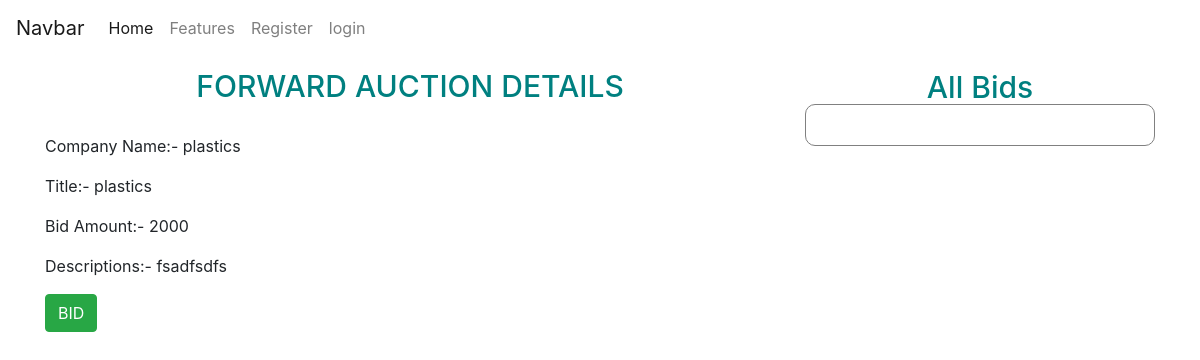
Page /details/689d638c09c24681af028229a08f76c4 on the committed database.
### bid/models.py (models this page shows)
class CreateBid(models.Model):
   id= models.UUIDField(primary_key=True, default=uuid.uuid4, editable=False)
   name=models.CharField(max_length=100)
   base_price= models.IntegerField()
   bid_date= models.DateField(auto_now_add=True)
   bid_desc= models.TextField()
   created_by=models.ForeignKey(User, on_delete=models.CASCADE)
   win_by= models.CharField(max_length=10, blank=True)
   bid_type= models.CharField(max_length=20, default="e_type")

### bid/views.py (the view)
# urls.py: path('details/<id>', bidViews.auctionDetail, name="auctionDetails"),
def auctionDetail(request, id):
   try:
      getAuctionDetails= CreateBid.objects.get(id=id)
      all_bids= CreatedUserBid.objects.filter(product_id=id)
      data={
         'product_details':getAuctionDetails,
         'all_bids':all_bids,
      }
      return render(request, 'AuctionDetails.html', {'data':data})
   except:
      return render(request, 'AuctionDetails.html')

### templates/AuctionDetails.html (shortened to what this page needs)
{% extends 'base.html' %}
{% block main %}
<div class="container mt-5">
   <div class="row">
      <div class="col-md-8">
         <div class="heading">
            <h3>FORWARD AUCTION DETAILS</h3>
            <p>Company Name:- {{data.product_details.name}} </p>
            <p>Title:- {{data.product_details.name}}</p>
            <p>Bid Amount:- {{data.product_details.base_price}}</p>
            <p>Descriptions:- {{data.product_details.bid_desc}}</p>
            <a type="button" class="btn btn-success" href="/{{data.product_details.id}}/bid">BID</a>
         </div>
      </div>
      <div class="col-md-4">
         <div class="all_bid" >
            <div class="heading" style="border: 1px solid gray; border-radius: 10px; padding: 0px 10px 10px 10px;">
               <h3>All Bids</h3>
            </div>
         </div>
      </div>
   </div>
   {% endblock %}

### static/css/login.css (style rules this page uses)
h3 { text-align: center; margin-bottom: 30px; font-size: 30px; color: #008080; margin-top: -36px; background: none; }
.btn { margin: 0 auto; margin-bottom: 10px; }

### rows in the picture
CreateBid: product_details.name "plastics", product_details.base_price "2000", product_details.bid_desc "fsadfsdfs"
